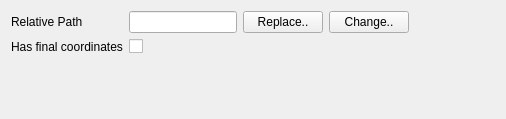
<?xml version="1.0" encoding="UTF-8"?>
<ui version="4.0">
 <class>FixtureGlobalParametersWidget</class>
 <widget class="QWidget" name="FixtureGlobalParametersWidget">
  <property name="geometry">
   <rect>
    <x>0</x>
    <y>0</y>
    <width>506</width>
    <height>119</height>
   </rect>
  </property>
  <property name="windowTitle">
   <string>Form</string>
  </property>
  <layout class="QGridLayout" name="gridLayout">
   <item row="0" column="1">
    <widget class="QLineEdit" name="relativePathEdit"/>
   </item>
   <item row="1" column="1" colspan="2">
    <widget class="QCheckBox" name="hasFinalCoordintesCheckBox">
     <property name="text">
      <string/>
     </property>
    </widget>
   </item>
   <item row="0" column="3">
    <widget class="QPushButton" name="changePathPushButton">
     <property name="text">
      <string>Change..</string>
     </property>
    </widget>
   </item>
   <item row="0" column="2">
    <widget class="QPushButton" name="replacePathPushButton">
     <property name="text">
      <string>Replace..</string>
     </property>
    </widget>
   </item>
   <item row="0" column="0">
    <widget class="QLabel" name="label_2">
     <property name="text">
      <string>Relative Path</string>
     </property>
    </widget>
   </item>
   <item row="1" column="0">
    <widget class="QLabel" name="label">
     <property name="text">
      <string>Has final coordinates</string>
     </property>
    </widget>
   </item>
   <item row="2" column="1">
    <spacer name="verticalSpacer">
     <property name="orientation">
      <enum>Qt::Vertical</enum>
     </property>
     <property name="sizeHint" stdset="0">
      <size>
       <width>20</width>
       <height>40</height>
      </size>
     </property>
    </spacer>
   </item>
   <item row="0" column="4">
    <spacer name="horizontalSpacer">
     <property name="orientation">
      <enum>Qt::Horizontal</enum>
     </property>
     <property name="sizeHint" stdset="0">
      <size>
       <width>40</width>
       <height>20</height>
      </size>
     </property>
    </spacer>
   </item>
  </layout>
 </widget>
 <resources/>
 <connections/>
</ui>
